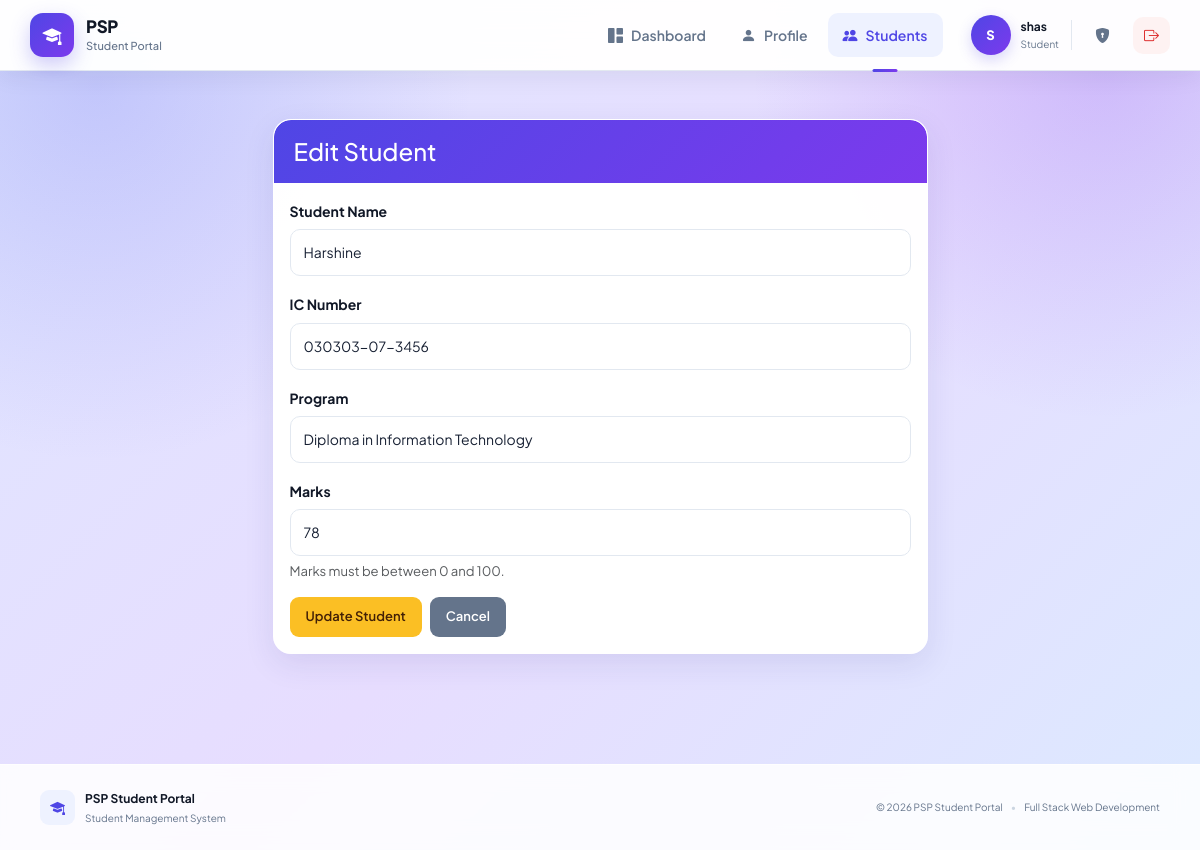
The page /controllers/StudentController.php?action=edit&id=3 (signed in) on the database its author committed.
### tables this page shows
CREATE TABLE `students` (
  `id` int(11) NOT NULL,
  `name` varchar(100) NOT NULL,
  `ic` varchar(20) NOT NULL,
  `program` varchar(150) NOT NULL,
  `marks` int(11) NOT NULL,
  `profile_picture` varchar(255) DEFAULT NULL
);

### models/Student.php (called while the page is built, shortened)
<?php
class Student
{
    private $conn;
    public function __construct($conn)
    {
        $this->conn = $conn;
    }
        public function getStudentById($id)
    {
        $sql = "SELECT id, name, ic, program, marks, profile_picture
                FROM students
                WHERE id = ?";
        $stmt = $this->conn->prepare($sql);
        $stmt->bind_param("i", $id);
        $stmt->execute();
        $result = $stmt->get_result();
        return $result->fetch_assoc();
    }
}
?>

### views/students/edit.php (the view, shortened to what this page needs)
<?php
require_once __DIR__ .
    '/../layouts/header.php';
?>
<div class="container page-container">
    <div class="row justify-content-center">
        <div class="col-md-7">
            <div class="card shadow-sm border-0">
                <div class="card-header bg-warning">
                    <h4 class="mb-0">
                        Edit Student
                    </h4>
                </div>
                <div class="card-body">
                    <form
                        action="/PSP_Student_Portal/controllers/StudentController.php?action=update"
                        method="POST"
                        id="editStudentForm"
                    >
                        <div class="mb-3">
                            <label
                                for="name"
                                class="form-label"
                            >
                                Student Name
                            </label>
                            <input
                                type="text"
                                class="form-control"
                                id="name"
                                name="name"
                                value="<?= htmlspecialchars(
                                    $student['name']
                                ) ?>"
                                required
                            >
                        </div>
                        <div class="mb-3">
                            <label
                                for="ic"
                                class="form-label"
                            >
                                IC Number
                            </label>
                            <input
                                type="text"
                                class="form-control"
                                id="ic"
                                name="ic"
                                value="<?= htmlspecialchars(
                                    $student['ic']
                                ) ?>"
                                required
                            >
                        </div>
                        <div class="mb-3">
                            <label
                                for="program"
                                class="form-label"
                            >
                                Program
                            </label>
                            <input
                                type="text"
                                class="form-control"
                                id="program"
                                name="program"
                                value="<?= htmlspecialchars(
                                    $student['program']
                                ) ?>"
                                required
                            >
                        </div>
                        <div class="mb-3">
                            <label
                                for="marks"
                                class="form-label"
                            >
                                Marks
                            </label>
                            <input
                                type="number"
                                class="form-control"
                                id="marks"
                                name="marks"
                                min="0"
                                max="100"
                                value="<?= htmlspecialchars(
                                    $student['marks']
                                ) ?>"
                                required
                            >
                            <div class="form-text">
                                Marks must be between 0 and 100.
                            </div>
                        </div>
                        <div class="d-flex gap-2">
                            <button
                                type="submit"
                                class="btn btn-warning"
                            >
                                Update Student
                            </button>
                            <a
                                href="/PSP_Student_Portal/controllers/StudentController.php?action=index"
                                class="btn btn-secondary"
                            >
                                Cancel
                            </a>
                        </div>
                    </form>
                </div>
            </div>
        </div>
    </div>
</div>
<?php
require_once __DIR__ .
    '/../layouts/footer.php';
?>

### public/css/style.css (style rules this page uses)
:root { --primary: #4f46e5; --primary-dark: #3730a3; --primary-light: #eef2ff; --secondary: #7c3aed; --secondary-dark: #6d28d9; --secondary-light: #f5f3ff; --heading: #111827; --dark: #172033; --text: #334155; --muted: #64748b; --light-text: #94a3b8; --border: #e2e8f0; --border-dark: #cbd5e1; --white: #ffffff; --success: #16a34a; --success-light: #dcfce7; --danger: #dc2626; --danger-light: #fef2f2; --warning: #f59e0b; --warning-light: #fffbeb; --page-bg-1: #dfe6ff; --page-bg-2: #e7ddff; --page-bg-3: #dce9ff; --shadow-sm: 0 4px 12px rgba(15, 23, 42, 0.06); --shadow-md: 0 10px 30px rgba(49, 46, 129, 0.10); --shadow-lg: 0 18px 45px rgba(49, 46, 129, 0.14); }
*, *::before, *::after { box-sizing: border-box; }
html { scroll-behavior: smooth; }
html, body { min-height: 100%; }
body { margin: 0; color: var(--text); background: radial-gradient(circle at 8% 10%, rgba(99, 102, 241, 0.24), transparent 28%), radial-gradient(circle at 92% 8%, rgba(124, 58, 237, 0.22), transparent 26%), linear-gradient(135deg, var(--page-bg-1) 0%, var(--page-bg-2) 52%, var(--page-bg-3) 100%); background-attachment: fixed; font-family: 'Plus Jakarta Sans', -apple-system, BlinkMacSystemFont, "Segoe UI", sans-serif; font-size: 15px; line-height: 1.6; }
body, button, input, select, textarea { font-family: 'Plus Jakarta Sans', -apple-system, BlinkMacSystemFont, "Segoe UI", sans-serif; }
a { color: inherit; text-decoration: none !important; }
button, input, select, textarea { font-size: inherit; }
.page-container, .students-page { width: 100%; max-width: 1220px; margin: 0 auto; padding: 48px 30px 80px; animation: fadeIn 0.35s ease; }
.btn { border-radius: 9px !important; padding: 10px 16px !important; font-size: 13px !important; font-weight: 600 !important; transition: all 0.2s ease; }
.btn-warning { border: 0 !important; color: #422006 !important; background: #fbbf24 !important; }
.btn-secondary { border: 0 !important; color: #fff !important; background: #64748b !important; }
.card { overflow: hidden; border: 1px solid rgba(255, 255, 255, 0.95) !important; border-radius: 18px !important; background: rgba(255, 255, 255, 0.98) !important; box-shadow: var(--shadow-md) !important; }
.card-header { padding: 17px 20px !important; border: 0 !important; border-radius: 17px 17px 0 0 !important; color: #fff !important; background: linear-gradient(135deg, var(--primary), var(--secondary)) !important; font-size: 17px; font-weight: 700; }
.form-label { margin-bottom: 7px; color: var(--heading); font-size: 14px; font-weight: 700; }
.form-control, .form-select { min-height: 47px; padding: 10px 13px !important; border: 1px solid var(--border) !important; border-radius: 10px !important; color: var(--dark) !important; background: rgba(255, 255, 255, 0.98) !important; font-size: 14px !important; box-shadow: none; transition: all 0.2s ease; }
.form-control::placeholder { color: var(--light-text); }

### rows shown on the page
students: name "Harshine", ic "030303-07-3456", program "Diploma in Information Technology", marks "78"

### other values the page prints
$_SESSION['username'] "shas"
